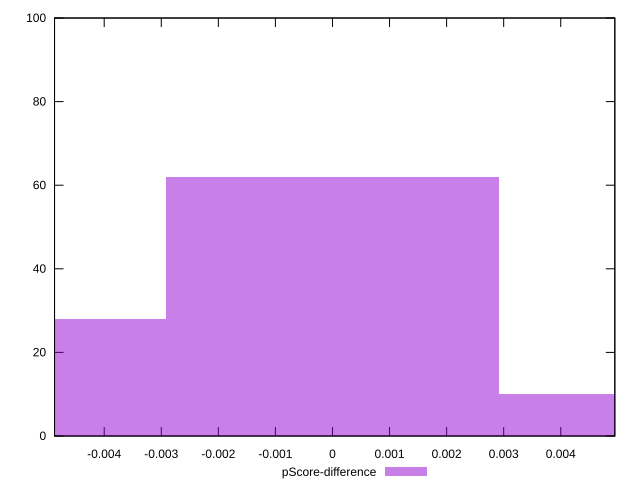

The gnuplot source for this figure:
reset

$pScoreDifference <<EOF
0 62
0.0058240947011310796 10
-0.0058240947011310796 28
EOF

set key outside below
set boxwidth 0.0058240947011310796
set xrange [-0.004870311935663896:0.00494748317032756]
set yrange [0:100]
set trange [0:100]
set style fill transparent solid 0.5 noborder
set terminal svg size 640, 490 enhanced background rgb 'white'
set output "reports/report_00027_2021-02-24T12-40-31.850Z/first-cpu-idle/samples/music/pScore-difference/histogram.svg"

plot $pScoreDifference title "pScore-difference" with boxes

reset
